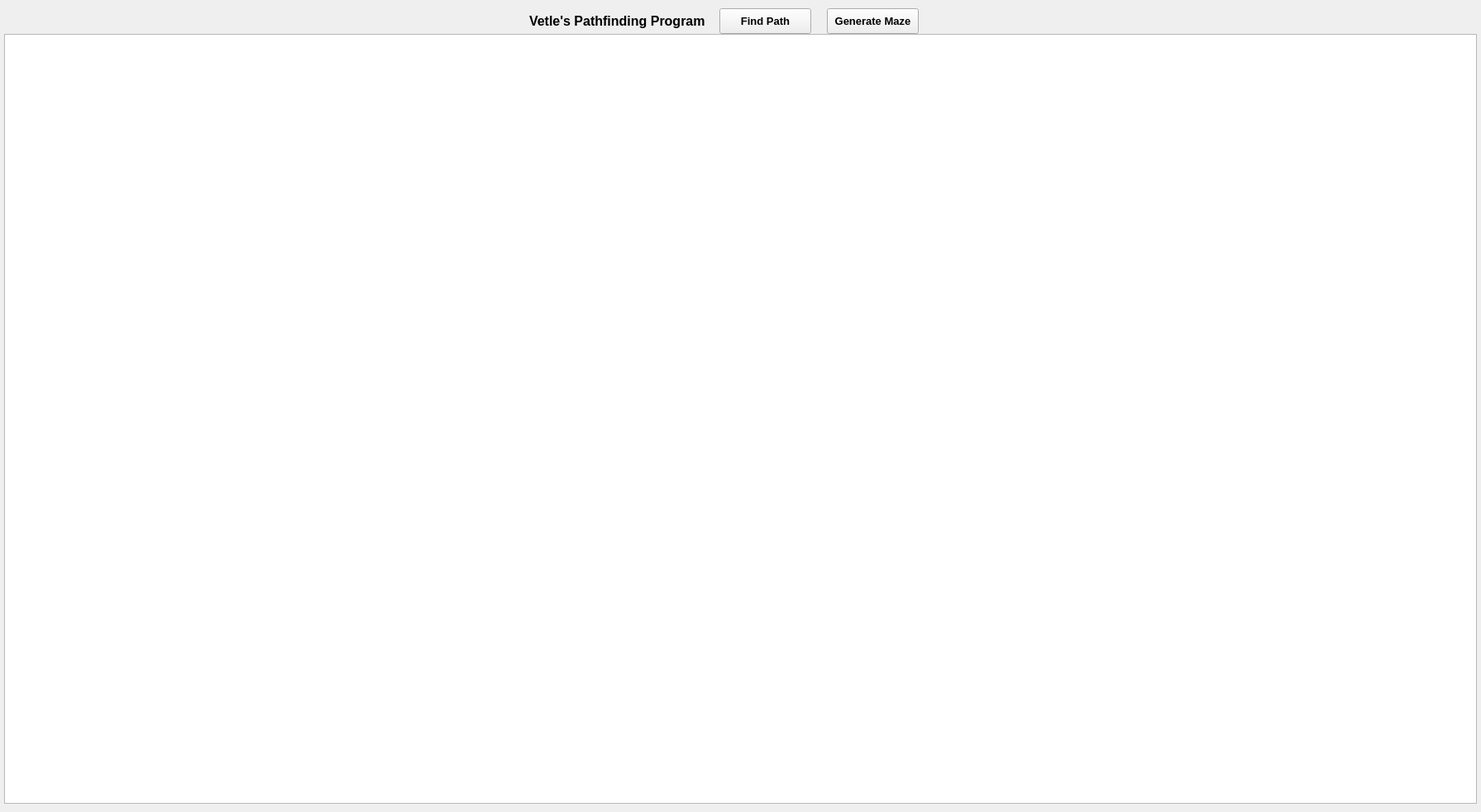
<?xml version="1.0" encoding="UTF-8"?>
<ui version="4.0">
 <class>A_Star_PathfindingClass</class>
 <widget class="QMainWindow" name="A_Star_PathfindingClass">
  <property name="geometry">
   <rect>
    <x>0</x>
    <y>0</y>
    <width>1791</width>
    <height>982</height>
   </rect>
  </property>
  <property name="windowTitle">
   <string>A_Star_Pathfinding</string>
  </property>
  <widget class="QWidget" name="centralWidget">
   <widget class="QLabel" name="label">
    <property name="geometry">
     <rect>
      <x>640</x>
      <y>10</y>
      <width>221</width>
      <height>31</height>
     </rect>
    </property>
    <property name="font">
     <font>
      <pointsize>12</pointsize>
      <bold>true</bold>
     </font>
    </property>
    <property name="text">
     <string>Vetle's Pathfinding Program</string>
    </property>
   </widget>
   <widget class="QPushButton" name="buttonSolve">
    <property name="geometry">
     <rect>
      <x>870</x>
      <y>10</y>
      <width>111</width>
      <height>31</height>
     </rect>
    </property>
    <property name="font">
     <font>
      <pointsize>10</pointsize>
      <bold>true</bold>
     </font>
    </property>
    <property name="text">
     <string>Find Path</string>
    </property>
   </widget>
   <widget class="QTableWidget" name="table">
    <property name="geometry">
     <rect>
      <x>5</x>
      <y>41</y>
      <width>1781</width>
      <height>931</height>
     </rect>
    </property>
   </widget>
   <widget class="QPushButton" name="buttonReset">
    <property name="geometry">
     <rect>
      <x>1000</x>
      <y>10</y>
      <width>111</width>
      <height>31</height>
     </rect>
    </property>
    <property name="font">
     <font>
      <pointsize>10</pointsize>
      <bold>true</bold>
     </font>
    </property>
    <property name="text">
     <string>Generate Maze</string>
    </property>
   </widget>
  </widget>
 </widget>
 <layoutdefault spacing="6" margin="11"/>
 <resources>
  <include location="A_Star_Pathfinding.qrc"/>
 </resources>
 <connections/>
</ui>
